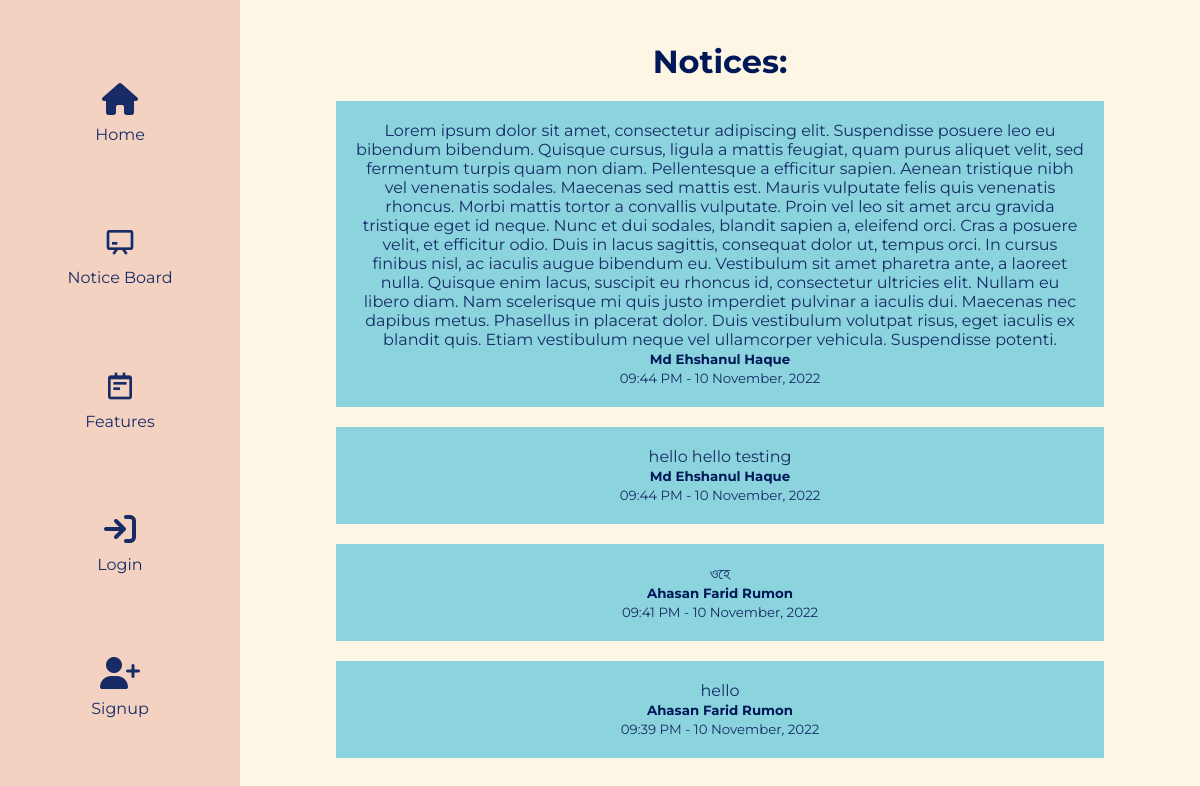
The page /noticeboard on the database as committed earlier.
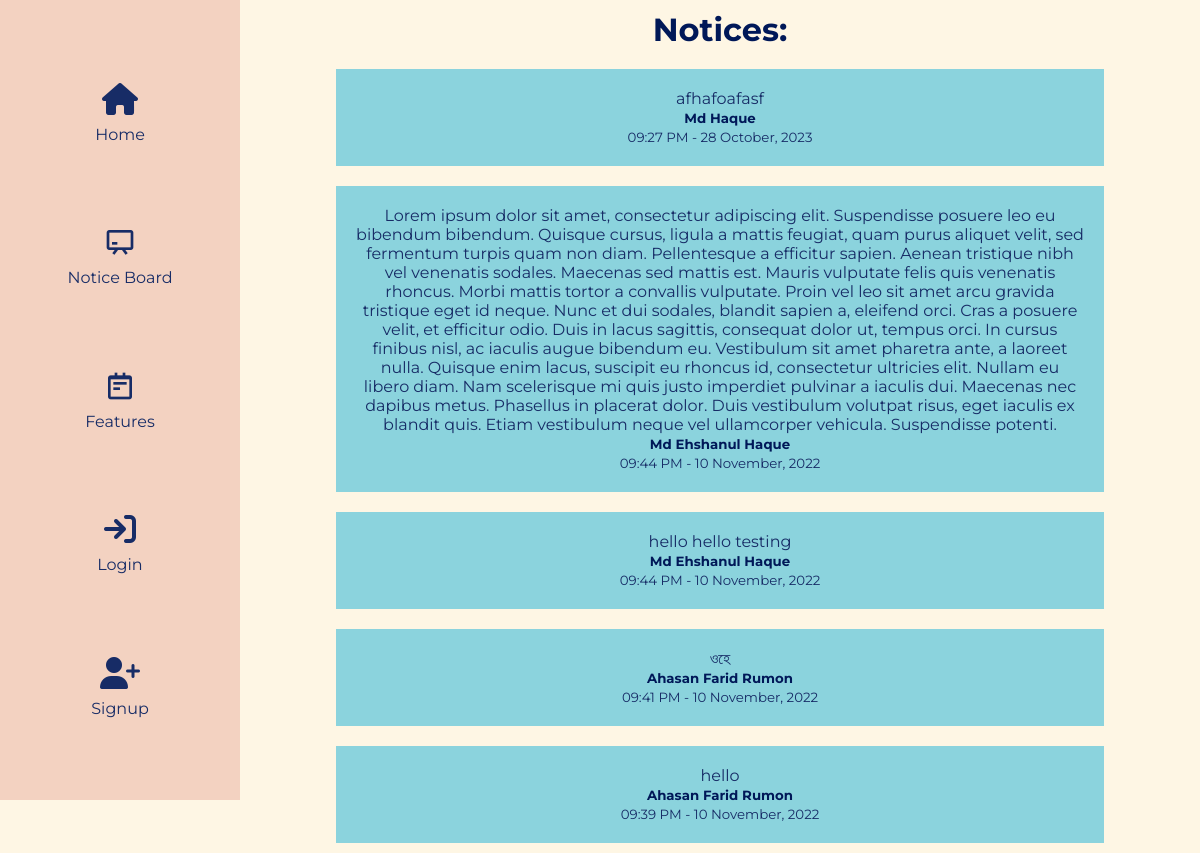
The same page on the database as committed later.
### models/notice_board.py (models this page shows, shortened)
class NoticeBoard(db.Model):
    id = db.Column(db.Integer, primary_key=True)
    name = db.Column(db.String)
    notice = db.Column(db.String)
    date = db.Column(db.String)

### resources/notice_board.py (the view, shortened to what this page needs)
class Notice(Resource):
    def get(self):
        notices = NoticeBoard.query.with_entities(NoticeBoard.notice, NoticeBoard.name, NoticeBoard.date).all()[::-1]
        return make_response(render_template("notice_board.html", notices=notices,
                                             notify=Notifications.pending()))

### models/notifications.py (called while the page is built)
    @staticmethod
    def pending():
        if current_user.is_authenticated:
            notifications = Notifications.query.filter_by(receiver=current_user.username, status="pending").count()
            return notifications
        else:
            return None

### templates/notice_board.html (shortened to what this page needs)
{% if current_user.is_authenticated %}
    {% extends "base.html" %}
{% else %}
    {% extends "base-unknown.html" %}
{% endif %}
        {% block style %}
        <link rel="stylesheet" type="text/css" href="{{ url_for('static', filename='styles/notice-board.css') }}">
        {% endblock %}
{% block content %}
  <body>
    <div class="container">
      <h1> Notices: </h1>
      {% for notice, name, date in notices %}
      <div class="notice-container">
          {{notice}}
          <label> <small> <b> {{name}} </b> <br> {{date}} </small> </label>
      </div>
    {% endfor %}
    </div>
  </body>
{% endblock %}

### templates/base-unknown.html (shortened to what this page needs)
<!DOCTYPE html>
<html lang="en">
<head>
    <link rel="stylesheet" type="text/css" href="{{ url_for('static', filename='styles/home.css') }}">
    <link rel="stylesheet" href="https://cdnjs.cloudflare.com/ajax/libs/font-awesome/6.5.1/css/all.min.css" />
    <link href='https://unpkg.com/boxicons@2.1.4/css/boxicons.min.css' rel='stylesheet'>
    {% block style %} {% endblock %}
</head>
<body>
    <header>
        <div class="navbar">
            <a href="{{url_for('home')}}"> <i class="fa-solid fa-house"></i> Home </a>
            <a href="{{url_for('notice')}}"> <i class='bx bx-chalkboard'></i> Notice Board </a>
            <a href="{{url_for('features')}}"> <i class='bx bx-notepad'></i> Features </a>
            <a href="{{url_for('login')}}"> <i class="fa-solid fa-arrow-right-to-bracket"></i> Login </a>
            <div class="dropdown">
                <button class="dropdown-button"> <i class="fa-solid fa-user-plus"></i> Signup </button>
            </div>
    </div>
    </header>
    <div class="content-container">
        {% block content %}
        {% endblock %}
    </div>
</body>
</html>

### static/styles/home.css (style rules this page uses)
* { font-family: "montserrat", sans-serif; margin: 0; padding: 0; box-sizing: border-box; color: var(--text-color); }
:root { --bg-color: #fef6e4; --text-color: #172c66; --highligh-color: #001858; --container-color: #8bd3dd; --secondary-color: #f582ae; --navbar-color: #f3d2c1; }
body { background-color: var(--bg-color); }
.navbar { display: flex; position: fixed; width: 20%; height: 100vh; background-color: var(--navbar-color); flex-direction: column; justify-content: space-evenly; align-items: center; color: var(--text-color); }
.navbar i { display: flex; font-size: 2rem; justify-content: center; margin: 0 0 10px 0; }
.navbar a { text-decoration: none; color: var(--text-color); }
.navbar button { font-size: inherit; background-color: inherit; border: none; outline: none; color: inherit; }
.content-container { min-width: 80%; min-height: 100vh; margin-left: 20%; display: flex; flex-direction: column; justify-content: center; align-items: center; }
.content-container h1 { font-size: 4rem; margin-bottom: 20px; }

### static/styles/notice-board.css (style rules this page uses)
* { font-family: "montserrat", sans-serif; margin: 0; padding: 0; box-sizing: border-box; color: var(--text-color); }
:root { --bg-color: #fef6e4; --text-color: #172c66; --highlight-color: #001858; --container-color: #8bd3dd; --secondary-color: #f582ae; --navbar-color: #f3d2c1; }
body .container { display: flex; flex-direction: column; justify-content: center; align-items: center; }
.container h1 { color: var(--highlight-color); font-size: 2rem; margin: 10px; }
.notice-container { display: flex; flex-direction: column; justify-content: center; align-items: center; text-align: center; width: 80%; background-color: var(--container-color); margin: 10px; padding: 20px; }
.notice-container label small b { color: var(--highlight-color); }

Rows that differ between the two databases and show on the page:
added NoticeBoard: notice "afhafoafasf", name "Md Haque", date "09:27 PM - 28 October, 2023"
